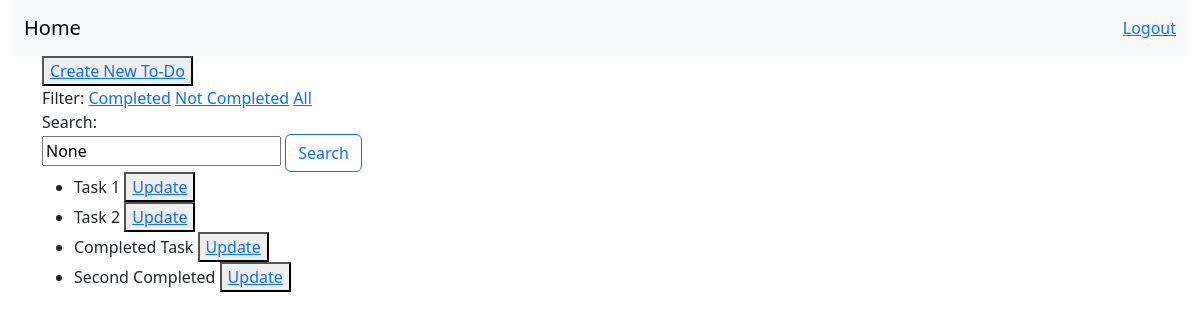
The app's page / (signed in) with its own data.
### tasks/models.py (models this page shows, shortened)
class Task(models.Model):
    title = models.CharField(max_length=200)
    description = models.TextField()
    due_date = models.DateField()
    due_time = models.TimeField()
    is_completed = models.BooleanField(default=False)
    created_at = models.DateTimeField(auto_now_add=True)
    updated_at = models.DateTimeField(auto_now=True)
    created_by = models.ForeignKey(User, on_delete=models.CASCADE)

### tasks/views.py (the view)
# urls.py: 2. Add a URL to urlpatterns:  path('', views.home, name='home')
@login_required
def home(request):
    tasks = Task.objects.filter(created_by = request.user) # Only login kora user er task gula nibo
    status = request.GET.get('status')
    if status == 'completed':
        tasks = tasks.filter(is_completed=True)
    elif status == 'remaining':
        tasks = tasks.filter(is_completed=False)
    search = request.GET.get("search")
    if search:
        tasks = tasks.filter(models.Q(title__icontains=search) |  models.Q(description__icontains=search))
    return render(request, 'index.html',{'tasks':tasks, 'search':search})

### tasks/templates/index.html
{% extends 'base.html' %}
{% block content %}
<div class="container">
    <div>
        Filter:
        <a href="/?status=completed">Completed</a>
        <a href="/?status=remaining">Not Completed</a>
        <a href='/'>All</a>
    </div>
    <div>
        Search:
        <form action="" method="get">
            <input type="text" name="search" placeholder="Search by title" value="{{ search }}">
            <button type="submit" class="btn btn-outline-primary">Search</button>
        </form>
    </div>
    <ul>
        {% for task in tasks %}
            <li>{{ task.title }} <button><a href="{% url 'update' task.id %}">Update</a></button></li>
        {% endfor %}
    </ul>
</div>
{% endblock %}

### records on screen
Task: title "Task 1"
Task: title "Task 2"
Task: title "Completed Task"
Task: title "Second Completed"
